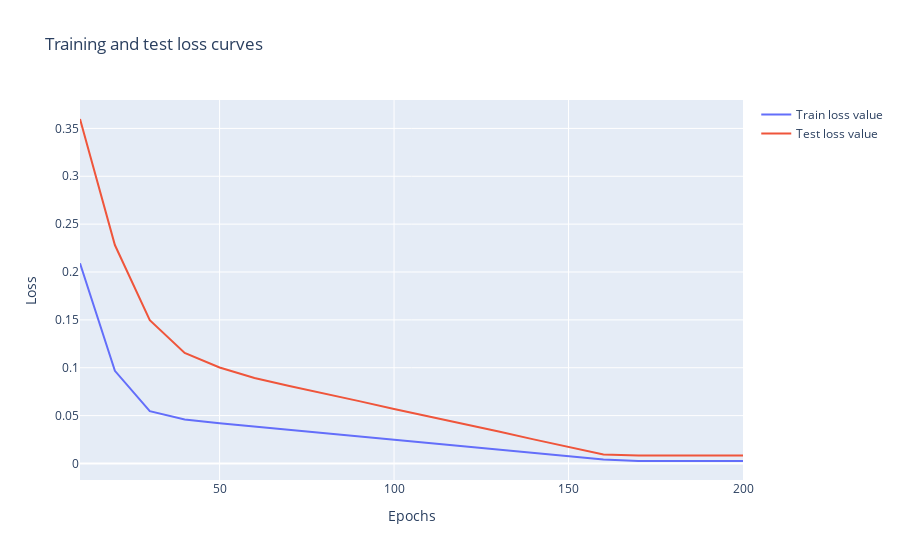

Notebook source saved alongside this figure:
### Code cell
visualize_history()
model_1.state_dict()

### Figure 1 — Plotly figure (JSON) as saved in the notebook; plotly's stock layout.template omitted (floating-point values rounded to 4 significant figures)
{"data": [{"mode": "lines", "name": "Train loss value", "type": "scatter", "x": [10, 20, 30, 40, 50, 60, 70, 80, 90, 100, 110, 120, 130, 140, 150, 160, 170, 180, 190, 200], "y": [0.2092, 0.09681, 0.05459, 0.04592, 0.04203, 0.03854, 0.0351, 0.03167, 0.02823, 0.0248, 0.02137, 0.01793, 0.01449, 0.01106, 0.007627, 0.004191, 0.002589, 0.002589, 0.002589, 0.002589]}, {"mode": "lines", "name": "Test loss value", "type": "scatter", "x": [10, 20, 30, 40, 50, 60, 70, 80, 90, 100, 110, 120, 130, 140, 150, 160, 170, 180, 190, 200], "y": [0.3598, 0.2282, 0.1497, 0.1154, 0.1003, 0.08928, 0.08101, 0.07342, 0.06515, 0.05688, 0.04929, 0.04102, 0.03343, 0.02516, 0.01689, 0.009304, 0.008448, 0.008448, 0.008448, 0.008448]}], "layout": {"title": {"text": "Training and test loss curves"}, "xaxis": {"title": {"text": "Epochs"}}, "yaxis": {"title": {"text": "Loss"}}}}
